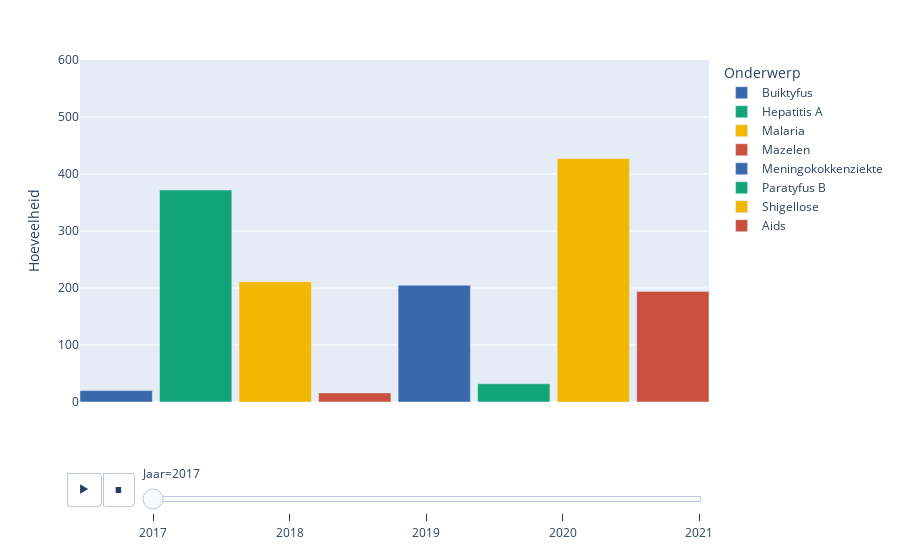

The notebook cell this image was saved under:
### Markdown cell above
De gegevens van de grafiek over de toename van psychische klachten per kwartaal in het jaar 2020 bieden een verband met de impact van COVID-19 op de geestelijke gezondheid. De pandemie heeft geleid tot een significante toename van mentale gezondheidsproblemen, wat geen verrassing is gezien de uitdagende omstandigheden waar mensen wereldwijd mee te maken kregen.

Het effect van COVID-19 op de geestelijke gezondheid kan worden verklaard door verschillende factoren. Allereerst bracht de pandemie onzekerheid met zich mee, zoals angst voor besmetting, zorgen over de gezondheid van dierbaren, financiële instabiliteit en de impact op de werkgelegenheid. Deze constante stress en angst kunnen leiden tot gevoelens van angst, depressie en andere psychische klachten.

Daarnaast droegen de maatregelen die werden genomen om de verspreiding van het virus te beperken, zoals lockdowns en sociale isolatie, bij aan het gevoel van eenzaamheid en sociaal isolement. Het gebrek aan persoonlijk contact, het wegvallen van routines en activiteiten, en het beperkte sociale netwerk hadden een negatieve invloed op de geestelijke gezondheid van mensen. Het verminderde welzijn als gevolg van sociaal isolement kan leiden tot gevoelens van verdriet, eenzaamheid en angst.

### Code cell
db = pd.read_csv('Gezondheid__leefstijl__zorggebruik_en__aanbod__doodsoorzaken__vanaf_1900_27062023_135537.csv')

colors = ['rgb(57,105,172)', 'rgb(17,165,121)', 'rgb(242,183,1)', 'rgb(204,80,62)', 'rgb(57,105,172)', 'rgb(17,165,121)', 'rgb(242,183,1)', 'rgb(204,80,62)']

fig = px.bar(db, x = 'Onderwerp', y = 'Hoeveelheid', barmode = 'group', animation_frame = 'Jaar', color = 'Onderwerp', color_discrete_sequence=colors)


fig.update_layout(
    height=600)

fig.update_traces(width=1)
fig.update_yaxes(range=[0, 600])
fig.update_xaxes(visible=False, showticklabels=False)

fig.show()

### Figure 1 — Plotly figure (JSON) as saved in the notebook; plotly's stock layout.template omitted (floating-point values rounded to 4 significant figures)
{"data": [{"alignmentgroup": "True", "hovertemplate": "Onderwerp=%{x}<br>Jaar=2017<br>Hoeveelheid=%{y}<extra></extra>", "legendgroup": "Buiktyfus", "marker": {"color": "rgb(57,105,172)", "pattern": {"shape": ""}}, "name": "Buiktyfus", "offsetgroup": "Buiktyfus", "orientation": "v", "showlegend": true, "textposition": "auto", "type": "bar", "width": 1, "x": ["Buiktyfus"], "xaxis": "x", "y": [20], "yaxis": "y"}, {"alignmentgroup": "True", "hovertemplate": "Onderwerp=%{x}<br>Jaar=2017<br>Hoeveelheid=%{y}<extra></extra>", "legendgroup": "Hepatitis A", "marker": {"color": "rgb(17,165,121)", "pattern": {"shape": ""}}, "name": "Hepatitis A", "offsetgroup": "Hepatitis A", "orientation": "v", "showlegend": true, "textposition": "auto", "type": "bar", "width": 1, "x": ["Hepatitis A"], "xaxis": "x", "y": [372], "yaxis": "y"}, {"alignmentgroup": "True", "hovertemplate": "Onderwerp=%{x}<br>Jaar=2017<br>Hoeveelheid=%{y}<extra></extra>", "legendgroup": "Malaria", "marker": {"color": "rgb(242,183,1)", "pattern": {"shape": ""}}, "name": "Malaria", "offsetgroup": "Malaria", "orientation": "v", "showlegend": true, "textposition": "auto", "type": "bar", "width": 1, "x": ["Malaria"], "xaxis": "x", "y": [211], "yaxis": "y"}, {"alignmentgroup": "True", "hovertemplate": "Onderwerp=%{x}<br>Jaar=2017<br>Hoeveelheid=%{y}<extra></extra>", "legendgroup": "Mazelen", "marker": {"color": "rgb(204,80,62)", "pattern": {"shape": ""}}, "name": "Mazelen", "offsetgroup": "Mazelen", "orientation": "v", "showlegend": true, "textposition": "auto", "type": "bar", "width": 1, "x": ["Mazelen"], "xaxis": "x", "y": [16], "yaxis": "y"}, {"alignmentgroup": "True", "hovertemplate": "Onderwerp=%{x}<br>Jaar=2017<br>Hoeveelheid=%{y}<extra></extra>", "legendgroup": "Meningokokkenziekte", "marker": {"color": "rgb(57,105,172)", "pattern": {"shape": ""}}, "name": "Meningokokkenziekte", "offsetgroup": "Meningokokkenziekte", "orientation": "v", "showlegend": true, "textposition": "auto", "type": "bar", "width": 1, "x": ["Meningokokkenziekte"], "xaxis": "x", "y": [205], "yaxis": "y"}, {"alignmentgroup": "True", "hovertemplate": "Onderwerp=%{x}<br>Jaar=2017<br>Hoeveelheid=%{y}<extra></extra>", "legendgroup": "Paratyfus B", "marker": {"color": "rgb(17,165,121)", "pattern": {"shape": ""}}, "name": "Paratyfus B", "offsetgroup": "Paratyfus B", "orientation": "v", "showlegend": true, "textposition": "auto", "type": "bar", "width": 1, "x": ["Paratyfus B"], "xaxis": "x", "y": [32], "yaxis": "y"}, {"alignmentgroup": "True", "hovertemplate": "Onderwerp=%{x}<br>Jaar=2017<br>Hoeveelheid=%{y}<extra></extra>", "legendgroup": "Shigellose", "marker": {"color": "rgb(242,183,1)", "pattern": {"shape": ""}}, "name": "Shigellose", "offsetgroup": "Shigellose", "orientation": "v", "showlegend": true, "textposition": "auto", "type": "bar", "width": 1, "x": ["Shigellose"], "xaxis": "x", "y": [427], "yaxis": "y"}, {"alignmentgroup": "True", "hovertemplate": "Onderwerp=%{x}<br>Jaar=2017<br>Hoeveelheid=%{y}<extra></extra>", "legendgroup": "Aids", "marker": {"color": "rgb(204,80,62)", "pattern": {"shape": ""}}, "name": "Aids", "offsetgroup": "Aids", "orientation": "v", "showlegend": true, "textposition": "auto", "type": "bar", "width": 1, "x": ["Aids"], "xaxis": "x", "y": [194], "yaxis": "y"}], "layout": {"autosize": true, "barmode": "group", "legend": {"title": {"text": "Onderwerp"}, "tracegroupgap": 0}, "margin": {"t": 60}, "sliders": [{"active": 0, "currentvalue": {"prefix": "Jaar="}, "len": 0.9, "pad": {"b": 10, "t": 60}, "steps": [{"args": [["2017"], {"frame": {"duration": 0, "redraw": true}, "fromcurrent": true, "mode": "immediate", "transition": {"duration": 0, "easing": "linear"}}], "label": "2017", "method": "animate"}, {"args": [["2018"], {"frame": {"duration": 0, "redraw": true}, "fromcurrent": true, "mode": "immediate", "transition": {"duration": 0, "easing": "linear"}}], "label": "2018", "method": "animate"}, {"args": [["2019"], {"frame": {"duration": 0, "redraw": true}, "fromcurrent": true, "mode": "immediate", "transition": {"duration": 0, "easing": "linear"}}], "label": "2019", "method": "animate"}, {"args": [["2020"], {"frame": {"duration": 0, "redraw": true}, "fromcurrent": true, "mode": "immediate", "transition": {"duration": 0, "easing": "linear"}}], "label": "2020", "method": "animate"}, {"args": [["2021"], {"frame": {"duration": 0, "redraw": true}, "fromcurrent": true, "mode": "immediate", "transition": {"duration": 0, "easing": "linear"}}], "label": "2021", "method": "animate"}], "x": 0.1, "xanchor": "left", "y": 0, "yanchor": "top"}], "updatemenus": [{"buttons": [{"args": [null, {"frame": {"duration": 500, "redraw": true}, "fromcurrent": true, "mode": "immediate", "transition": {"duration": 500, "easing": "linear"}}], "label": "&#9654;", "method": "animate"}, {"args": [[null], {"frame": {"duration": 0, "redraw": true}, "fromcurrent": true, "mode": "immediate", "transition": {"duration": 0, "easing": "linear"}}], "label": "&#9724;", "method": "animate"}], "direction": "left", "pad": {"r": 10, "t": 70}, "showactive": false, "type": "buttons", "x": 0.1, "xanchor": "right", "y": 0, "yanchor": "top"}], "xaxis": {"anchor": "y", "autorange": true, "categoryarray": ["Buiktyfus", "Hepatitis A", "Malaria", "Mazelen", "Meningokokkenziekte", "Paratyfus B", "Shigellose", "Aids"], "categoryorder": "array", "domain": [0, 1], "range": [-0.85, 7.85], "showticklabels": false, "title": {"text": "Onderwerp"}, "type": "category", "visible": false}, "yaxis": {"anchor": "x", "domain": [0, 1], "range": [0, 600], "title": {"text": "Hoeveelheid"}, "type": "linear"}}}
